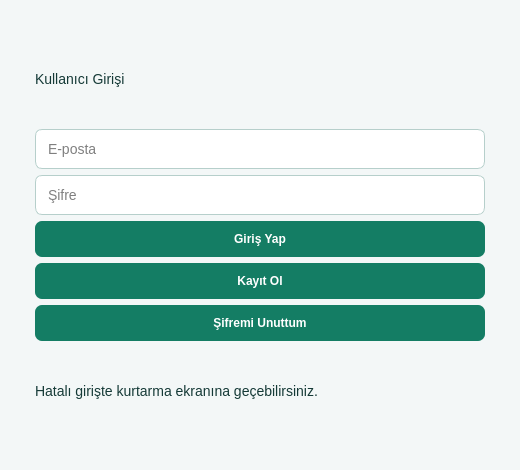
<?xml version="1.0" encoding="utf-8"?>
<ui version="4.0">
  <class>Form</class>
  <widget class="QWidget" name="Form">
    <property name="windowTitle">
      <string>Kullanıcı Girişi</string>
    </property>
    <property name="minimumSize">
      <size>
        <width>520</width>
        <height>470</height>
      </size>
    </property>
    <property name="styleSheet">
      <string>QWidget#Form {background:#f3f7f7;} QLabel {color:#153a37;font-size:14px;} QLineEdit {padding:10px;border:1px solid #b6cfcb;border-radius:7px;background:white;font-size:14px;} QPushButton {padding:11px;background:#147d64;color:white;border-radius:7px;font-weight:bold;} QPushButton:hover {background:#0f604e;}</string>
    </property>
    <layout class="QVBoxLayout" name="verticalLayout">
      <property name="leftMargin">
        <number>35</number>
      </property>
      <property name="rightMargin">
        <number>35</number>
      </property>
      <property name="topMargin">
        <number>35</number>
      </property>
      <property name="bottomMargin">
        <number>35</number>
      </property>
      <item>
        <widget class="QLabel" name="lblTitle">
          <property name="text">
            <string>Kullanıcı Girişi</string>
          </property>
        </widget>
      </item>
      <item>
        <widget class="QLineEdit" name="txtEmail">
          <property name="placeholderText">
            <string>E-posta</string>
          </property>
        </widget>
      </item>
      <item>
        <widget class="QLineEdit" name="txtPassword">
          <property name="placeholderText">
            <string>Şifre</string>
          </property>
          <property name="echoMode">
            <enum>QLineEdit::Password</enum>
          </property>
        </widget>
      </item>
      <item>
        <widget class="QPushButton" name="btnLogin">
          <property name="text">
            <string>Giriş Yap</string>
          </property>
        </widget>
      </item>
      <item>
        <widget class="QPushButton" name="btnRegister">
          <property name="text">
            <string>Kayıt Ol</string>
          </property>
        </widget>
      </item>
      <item>
        <widget class="QPushButton" name="btnForgot">
          <property name="text">
            <string>Şifremi Unuttum</string>
          </property>
        </widget>
      </item>
      <item>
        <widget class="QLabel" name="lblInfo">
          <property name="text">
            <string>Hatalı girişte kurtarma ekranına geçebilirsiniz.</string>
          </property>
        </widget>
      </item>
    </layout>
  </widget>
  <resources/>
  <connections/>
</ui>
